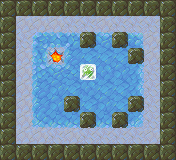

A level layout from a 2D game, rendered from its tile map. Below: a short description, then the map file with tile-grid data replaced by summaries:
An orthogonal 11x10 tile map with 16x16 px tiles, 4 tile layers (Bottom, Floor, FloorTop, Blocks), 5 tilesets.

<map version="1.0" orientation="orthogonal" width="11" height="10" tilewidth="16" tileheight="16">
 <tileset firstgid="1" name="ground" tilewidth="16" tileheight="16">
  <image source="assets/tileset-ground.png" width="48" height="16" />
 </tileset>
 <tileset firstgid="4" name="misc" tilewidth="16" tileheight="16">
  <image source="assets/tileset-misc.png" width="64" height="16" />
  <tile id="3">
   <properties>
    <property name="goal" value="true" />
   </properties>
  </tile>
 </tileset>
 <tileset firstgid="8" name="pushblocks" tilewidth="16" tileheight="16">
  <image source="assets/tileset-pushblocks.png" width="48" height="16" />
  <tile id="1">
   <properties>
    <property name="goal" value="true" />
    <property name="sprite" value="assets/frozen.sprite" />
   </properties>
  </tile>
 </tileset>
 <tileset firstgid="11" name="rocks" tilewidth="16" tileheight="16">
  <properties>
   <property name="collision" value="true" />
  </properties>
  <image source="assets/tileset-rocks.png" width="256" height="48" />
 </tileset>
 <tileset firstgid="59" name="slippery" tilewidth="16" tileheight="16">
  <properties>
   <property name="slippery_block" value="true" />
   <property name="slippery_player" value="true" />
  </properties>
  <image source="assets/tileset-slippery.png" width="256" height="48" />
 </tileset>
 <layer name="Bottom" width="11" height="10">
  <data>[110 cells, 110 non-empty, 2 distinct tile ids]</data>
 </layer>
 <layer name="Floor" width="11" height="10">
  <properties>
   <property name="player_offset_y" value="-1" />
   <property name="player_sprite" value="assets/dino.sprite" />
  </properties>
  <data>[110 cells, 42 non-empty, 17 distinct tile ids]</data>
 </layer>
 <layer name="FloorTop" width="11" height="10">
  <data>[110 cells, 45 non-empty, 2 distinct tile ids]</data>
 </layer>
 <layer name="Blocks" width="11" height="10">
  <data>[110 cells, 1 non-empty, 1 distinct tile ids]</data>
 </layer>
</map>
